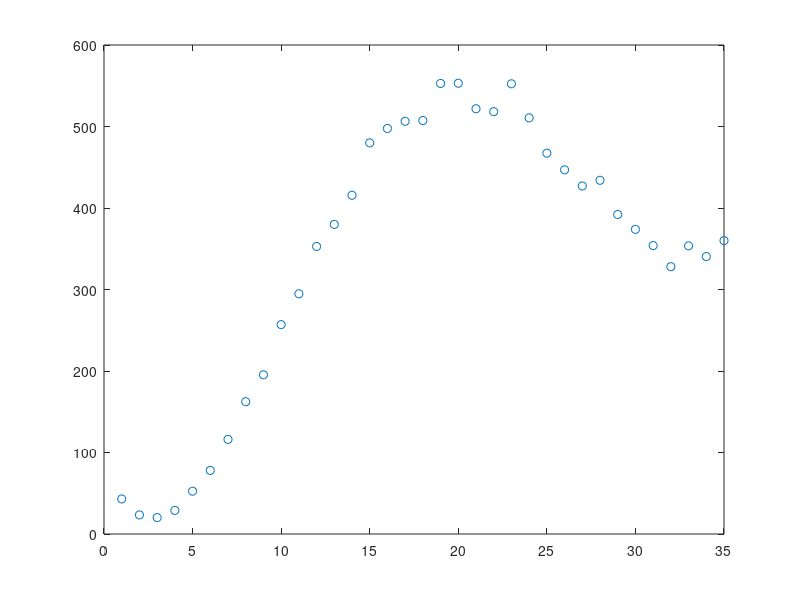

MATLAB code to generate this figure: (Note: this script raises an error after producing the figure.)
% Program_02b

% Polynomial Fitting

warning off;

% Create data to perform polynomial fitting on
num_pts = 35;

T_Data = 1:num_pts;
last_x = T_Data(end);

S_Data = [43.0 23.4 20.1 29.0 52.5 78.0 116.1 162.3 195.3 256.9 294.7 352.8 379.9 415.6 479.9 497.6 506.4 507.3 552.8 553.1 521.8 518.2 552.4 510.6 467.3 446.8 427.0 434.0 392.0 373.8 353.9 328.0 353.52 340.4 360.0];

figure('Name','Experimental Data','NumberTitle','off');
plot(T_Data, S_Data,'o')
hold off

% Input polynomial order required
prompt = {'Enter polynomial order:'};
dlg_title = 'Polynomial Order';
num_lines = 1;
def = {'2'};
answer = newid(prompt,dlg_title,num_lines,def);
poly_order = str2double(answer);

% Fit data to nth order polynomial
p_fit = polyfit(T_Data, S_Data, poly_order);

% Create polynomial at fine resolution for display
x1 = linspace(1,last_x);
y1 = polyval(p_fit,x1);

figure('Name','Polynomial Fit','NumberTitle','off');
plot(T_Data, S_Data,'o')
hold on
plot(x1,y1)
hold off
titletext = sprintf('Fit to Polynomial of Order %d', poly_order);
title(titletext)

% Create polynomial at data resolution for R squared calculation
x2 = 1:last_x;
y2 = polyval(p_fit,x2);

% Calculate R squared and AIC
SSR = 0;
SST = 0;
mean_y = mean(S_Data);
for i=1:num_pts
    SSR = SSR + (y2(i) - mean_y)*(y2(i) - mean_y);
    SST = SST + (S_Data(i) - mean_y)*(S_Data(i) - mean_y);
end
R_squared = SSR/SST;
dof = poly_order+2;
if poly_order==2, dof = dof + 2; end
AIC = 2*dof - num_pts*log(R_squared/num_pts);

% Display results
message = sprintf('');
message = char(message, sprintf('R squared = %.3f', R_squared));
message = char(message, sprintf('Akaike Information Criterion = %.2f', AIC));
titletext = sprintf('Quality of Fit for Polynomial of Order %d', poly_order);
hd = msgbox(cellstr(message), titletext);
set(hd, 'position', [300 300 300 75]);
